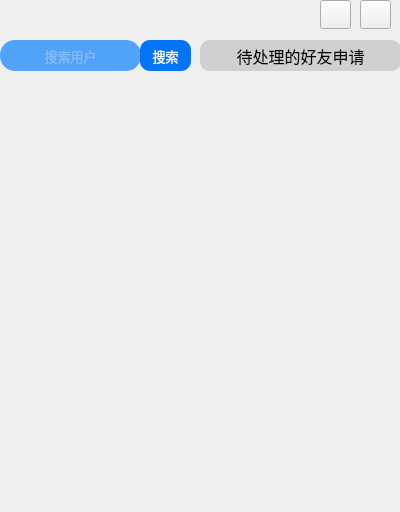
<?xml version="1.0" encoding="UTF-8"?>
<ui version="4.0">
 <class>LiteChat_FindUser</class>
 <widget class="QWidget" name="LiteChat_FindUser">
  <property name="geometry">
   <rect>
    <x>0</x>
    <y>0</y>
    <width>400</width>
    <height>512</height>
   </rect>
  </property>
  <property name="windowTitle">
   <string>Form</string>
  </property>
  <property name="styleSheet">
   <string notr="true">QWidget#LiteChat_FindUser{
	border-image: url(:/img/searchfriendbg.jpeg);
}</string>
  </property>
  <widget class="QLineEdit" name="lineEdit">
   <property name="geometry">
    <rect>
     <x>0</x>
     <y>40</y>
     <width>141</width>
     <height>31</height>
    </rect>
   </property>
   <property name="font">
    <font>
     <pointsize>10</pointsize>
    </font>
   </property>
   <property name="styleSheet">
    <string notr="true">border-radius:15px;
background-color: rgb(81, 162, 249);
color: rgb(188, 216, 252);</string>
   </property>
   <property name="inputMask">
    <string/>
   </property>
   <property name="alignment">
    <set>Qt::AlignCenter</set>
   </property>
   <property name="placeholderText">
    <string>搜索用户</string>
   </property>
  </widget>
  <widget class="QPushButton" name="pushButton">
   <property name="geometry">
    <rect>
     <x>140</x>
     <y>40</y>
     <width>51</width>
     <height>31</height>
    </rect>
   </property>
   <property name="font">
    <font>
     <pointsize>10</pointsize>
    </font>
   </property>
   <property name="styleSheet">
    <string notr="true">background-color: rgb(0, 118, 246);
color: rgb(255, 255, 255);
border-radius:10px;</string>
   </property>
   <property name="text">
    <string>搜索</string>
   </property>
  </widget>
  <widget class="QListWidget" name="listWidget">
   <property name="geometry">
    <rect>
     <x>0</x>
     <y>71</y>
     <width>200</width>
     <height>441</height>
    </rect>
   </property>
   <property name="styleSheet">
    <string notr="true">background-color: rgba(255, 255, 255, 0);</string>
   </property>
  </widget>
  <widget class="QListWidget" name="listWidget_2">
   <property name="geometry">
    <rect>
     <x>200</x>
     <y>71</y>
     <width>201</width>
     <height>441</height>
    </rect>
   </property>
   <property name="styleSheet">
    <string notr="true">background-color: rgba(255, 255, 255, 0);</string>
   </property>
  </widget>
  <widget class="QLabel" name="label">
   <property name="geometry">
    <rect>
     <x>200</x>
     <y>40</y>
     <width>201</width>
     <height>31</height>
    </rect>
   </property>
   <property name="font">
    <font>
     <pointsize>12</pointsize>
    </font>
   </property>
   <property name="styleSheet">
    <string notr="true">background-color:rgb(208, 208, 208);
border-radius:10px;</string>
   </property>
   <property name="text">
    <string>待处理的好友申请</string>
   </property>
   <property name="alignment">
    <set>Qt::AlignCenter</set>
   </property>
  </widget>
  <widget class="QPushButton" name="pushButton_2">
   <property name="geometry">
    <rect>
     <x>360</x>
     <y>0</y>
     <width>31</width>
     <height>29</height>
    </rect>
   </property>
   <property name="styleSheet">
    <string notr="true">QPushButton#pushButton_2{
background-color: rgb(255, 255, 255,0);
border-radius:10px;
border-image: url(:/img/close.png);
};</string>
   </property>
   <property name="text">
    <string/>
   </property>
  </widget>
  <widget class="QPushButton" name="pushButton_3">
   <property name="geometry">
    <rect>
     <x>320</x>
     <y>0</y>
     <width>31</width>
     <height>29</height>
    </rect>
   </property>
   <property name="styleSheet">
    <string notr="true">QPushButton#pushButton_3{
background-color: rgb(255, 255, 255,0);
border-radius:10px;
border-image: url(:/img/minus.png);
};
</string>
   </property>
   <property name="text">
    <string/>
   </property>
  </widget>
 </widget>
 <resources/>
 <connections/>
</ui>
